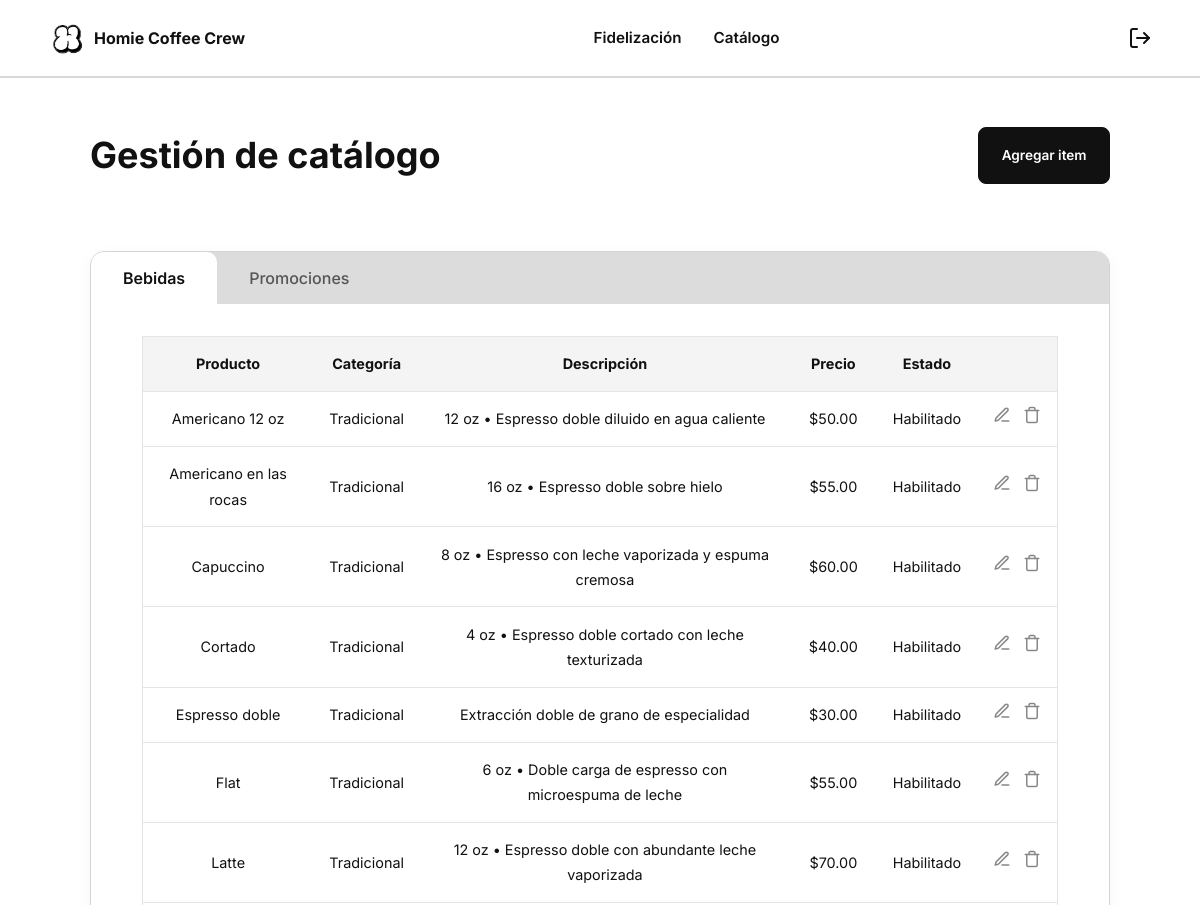
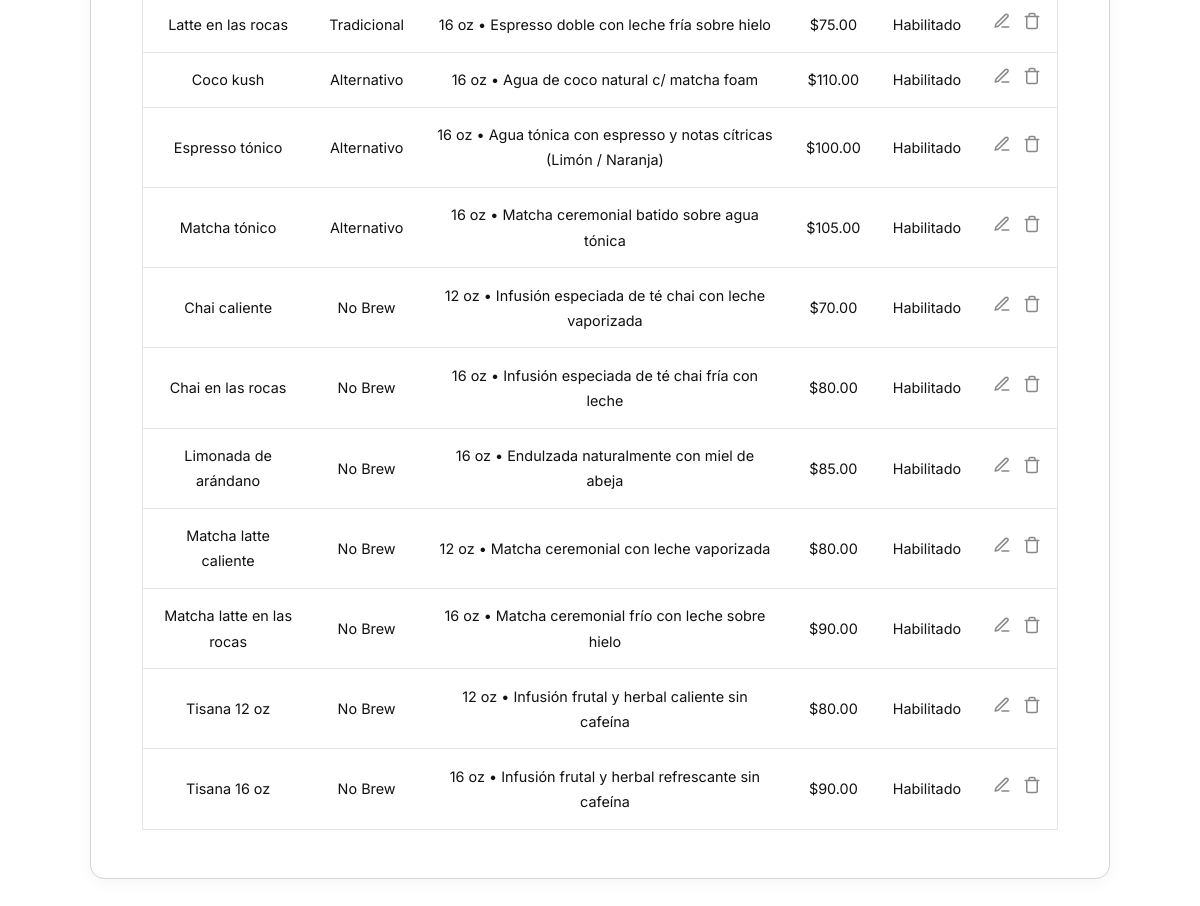
Page /admin/catalogo.php (signed in) on the committed database (2 pictures, top to bottom).
### tables this page shows
CREATE TABLE bebidas (
    id_bebida INT AUTO_INCREMENT PRIMARY KEY,
    nombre VARCHAR(100) NOT NULL,
    descripcion TEXT,
    precio DECIMAL(10, 2) NOT NULL,
    categoria ENUM('Tradicional', 'Alternativo', 'No Brew') NOT NULL,
    imagen_url VARCHAR(255) DEFAULT 'img/cafeMenu.png',
    estado_disponibilidad TINYINT(1) NOT NULL DEFAULT 1
);

### includes/funciones.php (called while the page is built, shortened)
<?php
require_once __DIR__ . '/database.php';
function obtener_conexion() {
    global $db;
    return $db;
}
function ejecutar_consulta($sql) {
    $db = obtener_conexion();
    return mysqli_query($db, $sql);
}
function obtener_bebidas() {
    $sql = "SELECT id_bebida, imagen_url, nombre, categoria, precio, descripcion, estado_disponibilidad
            FROM bebidas
            ORDER BY categoria ASC, nombre ASC;";
    return ejecutar_consulta($sql);
}
    ?>
    <?php
function escapar($valor) {
    return htmlspecialchars((string) $valor, ENT_QUOTES, 'UTF-8');
}

### admin/catalogo.php (the view, shortened to what this page needs)
<?php
require_once __DIR__ . '/../includes/funciones.php';
function renderizar_acciones_fila($entidad, $item) {
    $es_bebida = $entidad === 'bebida';
    $id = (int) ($es_bebida ? $item['id_bebida'] : $item['id_promocion']);
    $nombre = $es_bebida ? $item['nombre'] : $item['titulo'];
    $estado = ($es_bebida ? $item['estado_disponibilidad'] : $item['estado_activo']) ? 'Habilitado' : 'Deshabilitado';
    ?>
    <td>
        <div class="acciones-tabla">
            <button
                type="button"
                class="btn-edit"
                data-editar-tipo="<?= escapar($entidad) ?>"
                data-id="<?= $id ?>"
                data-estado="<?= $estado ?>"
                <?php if ($es_bebida): ?>
                    data-nombre="<?= escapar($item['nombre']) ?>"
                    data-categoria="<?= escapar($item['categoria']) ?>"
                    data-descripcion="<?= escapar($item['descripcion']) ?>"
                    data-precio="<?= escapar($item['precio']) ?>"
                <?php else: ?>
                    data-titulo="<?= escapar($item['titulo']) ?>"
                    data-inicio="<?= escapar($item['fecha_inicio']) ?>"
                    data-vencimiento="<?= escapar($item['fecha_vigencia']) ?>"
                <?php endif; ?>
                aria-label="Editar"
                title="Editar"
            >
                <svg width="18" height="18" viewBox="0 0 24 24" fill="none" stroke="currentColor" stroke-width="2" stroke-linecap="round" stroke-linejoin="round">
                    <path d="M12 20h9"></path>
                    <path d="M16.5 3.5a2.121 2.121 0 0 1 3 3L7 19l-4 1 1-4L16.5 3.5z"></path>
                </svg>
            </button>
            <button
                type="button"
                class="btn-trash"
                data-eliminar-entidad="<?= escapar($entidad) ?>"
                data-eliminar-id="<?= $id ?>"
                data-eliminar-nombre="<?= escapar($nombre) ?>"
                aria-label="Eliminar"
                title="Eliminar"
            >
                <svg width="18" height="18" viewBox="0 0 24 24" fill="none" stroke="currentColor" stroke-width="2" stroke-linecap="round" stroke-linejoin="round">
                    <polyline points="3 6 5 6 21 6"></polyline>
                    <path d="M19 6v14a2 2 0 0 1-2 2H7a2 2 0 0 1-2-2V6m3 0V4a2 2 0 0 1 2-2h4a2 2 0 0 1 2 2v2"></path>
                </svg>
            </button>
        </div>
    </td>
    <?php
}
$resultado_bebidas = obtener_bebidas();
?>
<!DOCTYPE html>
<html lang="es">
<head>
    <link rel="stylesheet" href="../css/styles.css">
</head>
<body>
    <header>
        <nav>
            <a href="fidelizacion.php" class="nombre-y-logo">
                <img src="../img/homie_logo.png" alt="Logo Homie Coffee Crew">
                <span class="nombre-marca">Homie Coffee Crew</span>
            </a>
            <div class="menu-links">
                <a href="fidelizacion.php">Fidelización</a>
                <a href="catalogo.php" class="activo">Catálogo</a>
            </div>
            <div class="auth-buttons">
                <a href="../login.php?cerrar_sesion=1" class="btn-icono-salir" aria-label="Cerrar sesión" title="Cerrar sesión">
                    <svg width="24" height="24" viewBox="0 0 24 24" fill="none" stroke="currentColor" stroke-width="2" stroke-linecap="round" stroke-linejoin="round">
                        <path d="M9 21H5a2 2 0 0 1-2-2V5a2 2 0 0 1 2-2h4"></path>
                        <polyline points="16 17 21 12 16 7"></polyline>
                        <line x1="21" y1="12" x2="9" y2="12"></line>
                    </svg>
                </a>
            </div>
        </nav>
    </header>
    <main id="catalogo" class="contenedor">
        <div class="fila-flexible">
            <h1>Gestión de catálogo</h1>
            <button type="button" class="btn btn-solid" id="abrir-modal-item">Agregar item</button>
        </div>
        <section class="panel-tabs">
            <div class="tabs-header" role="tablist">
                <button type="button" class="tab-btn activo" data-tab="tab-bebidas">Bebidas</button>
                <button type="button" class="tab-btn" data-tab="tab-promociones">Promociones</button>
            </div>
            <div id="tab-bebidas" class="columna-de-elementos tab">
                <div class="tabla-contenedor">
                    <table class="tabla-admin">
                        <thead>
                            <tr>
                                <th>Producto</th>
                                <th>Categoría</th>
                                <th>Descripción</th>
                                <th>Precio</th>
                                <th>Estado</th>
                                <th></th>
                            </tr>
                        </thead>
                        <tbody>
                            <?php if (!$resultado_bebidas): ?>
                                <tr><td colspan="6">No fue posible cargar las bebidas.</td></tr>
                            <?php elseif (mysqli_num_rows($resultado_bebidas) === 0): ?>
                                <tr><td colspan="6">No hay bebidas registradas.</td></tr>
                            <?php else: ?>
                                <?php while ($bebida = mysqli_fetch_assoc($resultado_bebidas)): ?>
                                    <tr>
                                        <td><?= escapar($bebida['nombre']) ?></td>
                                        <td><?= escapar($bebida['categoria']) ?></td>
                                        <td><?= escapar($bebida['descripcion']) ?></td>
                                        <td>$<?= number_format((float) $bebida['precio'], 2) ?></td>
                                        <td><?= $bebida['estado_disponibilidad'] ? 'Habilitado' : 'Deshabilitado' ?></td>
                                        <?php renderizar_acciones_fila('bebida', $bebida); ?>
                                    </tr>
                                <?php endwhile; ?>
                            <?php endif; ?>
                        </tbody>
                    </table>
                </div>
            </div>
        </section>
    </main>
</body>
</html>

### css/styles.css (style rules this page uses)
:root { --negro: #111111; --blanco: #FFFFFF; --mostaza: #FCE19B; --crema-fondo: #FDF5EE; --crema-tarjeta: #FDF6EE; --borde-cafe: #A4622D; --naranja-badge: #D97324; --gris-texto: #666666; --gradiente-match: linear-gradient(90deg, #B5D0F5 0%, #FDE39C 100%); --fuente-principal: 'Inter', sans-serif; --fuente-marca: 'Caveat', cursive; }
* { margin:0; padding:0; }
html { box-sizing: border-box; scroll-behavior: smooth; color: var(--negro); font-family: var(--fuente-principal); font-size: 16px; line-height: 1.75; }
*, *::before, *::after { box-sizing: inherit; }
h1,h2,h3,.nombre-marca { font-weight: 700; }
h1 { font-size: 2.25rem; }
main { display: flex; flex-direction: column; gap: 4rem; }
section { display: flex; flex-direction: column; gap: 2rem; width: 85%; margin-inline: auto; }
img, iframe { max-width: 100%; }
a { color: inherit; text-decoration: none; }
button { font: inherit; color: inherit; background: transparent; border: 0; cursor: pointer; }
button, a { transition: 0.3s; }
nav { padding: 0 3rem; display: flex; align-items: center; justify-content: space-between; height: 76px; box-shadow: 0 2px 0px rgba(0, 0, 0, 0.15); }
nav img { height: 38px; width: auto; }
.nombre-y-logo { display: flex; gap: 0.5rem; align-items: center; }
.menu-links { display: flex; gap: 2rem; font-size: 0.95rem; font-weight: 600; text-align: center; }
.auth-buttons { display: flex; align-items: center; gap: 0.75rem; }
.btn { display: inline-flex; align-items: center; justify-content: center; padding: 1rem 1.4rem; border-radius: 8px; font-size: 0.85rem; font-weight: 600; cursor: pointer; border: 1.5px solid var(--negro); }
.btn-solid { background-color: var(--negro); color: var(--blanco); }
.btn-icono-salir, .btn-cerrar-modal { display: inline-flex; align-items: center; justify-content: center; color: var(--negro); }
header { background-color: var(--blanco); position: sticky; top: 0; z-index: 100; }
.columna-de-elementos { display: flex; flex-direction: column; gap:1rem; }
.fila-flexible { display: flex; justify-content: space-between; align-items: center; gap: 0.65rem; flex-wrap: wrap; }
.contenedor { width: 85%; margin: 3rem 0; margin-inline:auto; }
.tab { width: 90%; margin-inline:auto; }
#catalogo, #fidelizacion { margin-bottom: 3rem; }
.panel-tabs, .panel-admin { width: 100%; border: 1px solid #D4D4D4; border-radius: 14px; overflow: hidden; background: var(--blanco); box-shadow: 0 4px 16px rgba(0, 0, 0, 0.04); padding-bottom: 3rem;; }
.tabs-header { display: flex; background: #DCDCDC; }
.tab-btn { padding: 0.75rem 2rem; background: transparent; font-family: inherit; font-size: 1rem; font-weight: 500; color: #555555; }
.tab-btn.activo { background: var(--blanco); color: var(--negro); font-weight: 600; border-radius: 10px 10px 0 0; }
.tabla-contenedor { overflow-x: auto; }
.tabla-admin { width: 100%; border-collapse: collapse; text-align: center; font-size: 0.9rem; border: 1px solid #E4E4E7; }
.tabla-admin th { background: #F4F4F5; padding: 0.9rem 1rem; font-weight: 700; border-bottom: 1px solid #E4E4E7; }
.tabla-admin td { padding: 0.9rem 1rem; border-bottom: 1px solid #E4E4E7; }
.acciones-tabla { display: inline-flex; align-items: center; gap: 0.75rem; }
.btn-edit, .btn-trash { background: none; border: none; color: #888888; cursor: pointer; display: inline-flex; }

### rows in the picture
bebidas: nombre "Americano 12 oz", categoria "Tradicional", descripcion "12 oz • Espresso doble diluido en agua caliente", precio "50.00", estado_disponibilidad "Habilitado"
bebidas: nombre "Americano en las rocas", categoria "Tradicional", descripcion "16 oz • Espresso doble sobre hielo", precio "55.00", estado_disponibilidad "Habilitado"
bebidas: nombre "Capuccino", categoria "Tradicional", descripcion "8 oz • Espresso con leche vaporizada y espuma cremosa", precio "60.00", estado_disponibilidad "Habilitado"
bebidas: nombre "Cortado", categoria "Tradicional", descripcion "4 oz • Espresso doble cortado con leche texturizada", precio "40.00", estado_disponibilidad "Habilitado"
bebidas: nombre "Espresso doble", categoria "Tradicional", descripcion "Extracción doble de grano de especialidad", precio "30.00", estado_disponibilidad "Habilitado"
bebidas: nombre "Flat", categoria "Tradicional", descripcion "6 oz • Doble carga de espresso con microespuma de leche", precio "55.00", estado_disponibilidad "Habilitado"
bebidas: nombre "Latte", categoria "Tradicional", descripcion "12 oz • Espresso doble con abundante leche vaporizada", precio "70.00", estado_disponibilidad "Habilitado"
bebidas: nombre "Latte en las rocas", categoria "Tradicional", descripcion "16 oz • Espresso doble con leche fría sobre hielo", precio "75.00", estado_disponibilidad "Habilitado"
bebidas: nombre "Coco kush", categoria "Alternativo", descripcion "16 oz • Agua de coco natural c/ matcha foam", precio "110.00", estado_disponibilidad "Habilitado"
bebidas: nombre "Espresso tónico", categoria "Alternativo", descripcion "16 oz • Agua tónica con espresso y notas cítricas (Limón / Naranja)", precio "100.00", estado_disponibilidad "Habilitado"
bebidas: nombre "Matcha tónico", categoria "Alternativo", descripcion "16 oz • Matcha ceremonial batido sobre agua tónica", precio "105.00", estado_disponibilidad "Habilitado"
bebidas: nombre "Chai caliente", categoria "No Brew", descripcion "12 oz • Infusión especiada de té chai con leche vaporizada", precio "70.00", estado_disponibilidad "Habilitado"
bebidas: nombre "Chai en las rocas", categoria "No Brew", descripcion "16 oz • Infusión especiada de té chai fría con leche", precio "80.00", estado_disponibilidad "Habilitado"
bebidas: nombre "Limonada de arándano", categoria "No Brew", descripcion "16 oz • Endulzada naturalmente con miel de abeja", precio "85.00", estado_disponibilidad "Habilitado"
bebidas: nombre "Matcha latte caliente", categoria "No Brew", descripcion "12 oz • Matcha ceremonial con leche vaporizada", precio "80.00", estado_disponibilidad "Habilitado"
bebidas: nombre "Matcha latte en las rocas", categoria "No Brew", descripcion "16 oz • Matcha ceremonial frío con leche sobre hielo", precio "90.00", estado_disponibilidad "Habilitado"
bebidas: nombre "Tisana 12 oz", categoria "No Brew", descripcion "12 oz • Infusión frutal y herbal caliente sin cafeína", precio "80.00", estado_disponibilidad "Habilitado"
bebidas: nombre "Tisana 16 oz", categoria "No Brew", descripcion "16 oz • Infusión frutal y herbal refrescante sin cafeína", precio "90.00", estado_disponibilidad "Habilitado"
